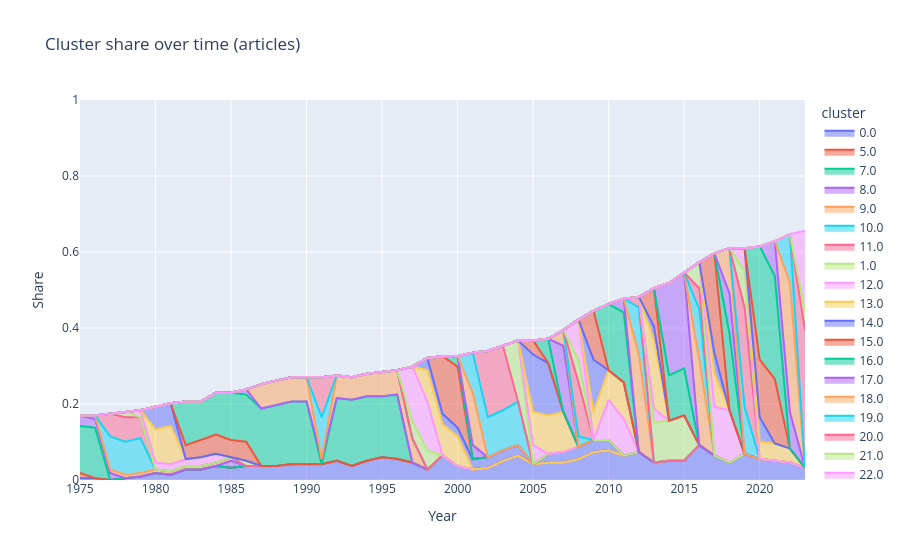

Notebook code cell kept with this figure:
### Code cell
import plotly.express as px

fig = px.area(
    df_stats_cluster,
    x="year",
    y="countries_share",
    color="cluster",
    title="Cluster share over time (articles)"
)

fig.update_layout(
    yaxis_range=[0, 1],
    xaxis_title="Year",
    yaxis_title="Share"
)

fig.show()

### Figure 1 — Plotly figure (JSON) as saved in the notebook; plotly's stock layout.template omitted (floating-point values rounded to 4 significant figures)
{"data": [{"fillpattern": {"shape": ""}, "hovertemplate": "cluster=0.0<br>year=%{x}<br>countries_share=%{y}<extra></extra>", "legendgroup": "0.0", "line": {"color": "#636efa"}, "marker": {"symbol": "circle"}, "mode": "lines", "name": "0.0", "orientation": "v", "showlegend": true, "stackgroup": "1", "type": "scatter", "x": [1975, 1976, 1978, 1979, 1980, 1981, 1982, 1983, 1984, 1985, 1986, 1987, 1988, 1989, 1990, 1991, 1992, 1993, 1994, 1995, 1996, 1997, 1998, 1999, 2000, 2001, 2002, 2003, 2004, 2005, 2006, 2007, 2008, 2009, 2010, 2011, 2012, 2013, 2014, 2015, 2016, 2017, 2018, 2019, 2020, 2021, 2022, 2023], "xaxis": "x", "y": [0.004587, 0.004587, 0.004587, 0.009174, 0.01835, 0.01376, 0.02752, 0.02752, 0.0367, 0.03211, 0.0367, 0.0367, 0.0367, 0.04128, 0.04128, 0.04128, 0.05046, 0.0367, 0.05046, 0.05963, 0.05505, 0.04587, 0.02752, 0.06422, 0.0367, 0.02752, 0.03211, 0.05046, 0.06422, 0.04128, 0.04587, 0.04587, 0.05505, 0.07339, 0.07798, 0.06422, 0.07339, 0.04587, 0.05046, 0.05046, 0.09174, 0.06422, 0.04587, 0.06881, 0.05505, 0.05046, 0.04587, 0.03211], "yaxis": "y"}, {"fillpattern": {"shape": ""}, "hovertemplate": "cluster=5.0<br>year=%{x}<br>countries_share=%{y}<extra></extra>", "legendgroup": "5.0", "line": {"color": "#EF553B"}, "marker": {"symbol": "circle"}, "mode": "lines", "name": "5.0", "orientation": "v", "showlegend": true, "stackgroup": "1", "type": "scatter", "x": [1975], "xaxis": "x", "y": [0.01376], "yaxis": "y"}, {"fillpattern": {"shape": ""}, "hovertemplate": "cluster=7.0<br>year=%{x}<br>countries_share=%{y}<extra></extra>", "legendgroup": "7.0", "line": {"color": "#00cc96"}, "marker": {"symbol": "circle"}, "mode": "lines", "name": "7.0", "orientation": "v", "showlegend": true, "stackgroup": "1", "type": "scatter", "x": [1975, 1976], "xaxis": "x", "y": [0.1239, 0.133], "yaxis": "y"}, {"fillpattern": {"shape": ""}, "hovertemplate": "cluster=8.0<br>year=%{x}<br>countries_share=%{y}<extra></extra>", "legendgroup": "8.0", "line": {"color": "#ab63fa"}, "marker": {"symbol": "circle"}, "mode": "lines", "name": "8.0", "orientation": "v", "showlegend": true, "stackgroup": "1", "type": "scatter", "x": [1975, 1976, 1977, 1985], "xaxis": "x", "y": [0.02752, 0.02294, 0.01835, 0.01835], "yaxis": "y"}, {"fillpattern": {"shape": ""}, "hovertemplate": "cluster=9.0<br>year=%{x}<br>countries_share=%{y}<extra></extra>", "legendgroup": "9.0", "line": {"color": "#FFA15A"}, "marker": {"symbol": "circle"}, "mode": "lines", "name": "9.0", "orientation": "v", "showlegend": true, "stackgroup": "1", "type": "scatter", "x": [1976, 1977, 1978, 1979, 1980, 1981, 1982, 1983, 1984, 1985], "xaxis": "x", "y": [0.009174, 0.009174, 0.009174, 0.009174, 0.009174, 0.009174, 0.009174, 0.009174, 0.009174, 0.009174], "yaxis": "y"}, {"fillpattern": {"shape": ""}, "hovertemplate": "cluster=10.0<br>year=%{x}<br>countries_share=%{y}<extra></extra>", "legendgroup": "10.0", "line": {"color": "#19d3f3"}, "marker": {"symbol": "circle"}, "mode": "lines", "name": "10.0", "orientation": "v", "showlegend": true, "stackgroup": "1", "type": "scatter", "x": [1977, 1978, 1979], "xaxis": "x", "y": [0.08716, 0.08716, 0.09174], "yaxis": "y"}, {"fillpattern": {"shape": ""}, "hovertemplate": "cluster=11.0<br>year=%{x}<br>countries_share=%{y}<extra></extra>", "legendgroup": "11.0", "line": {"color": "#FF6692"}, "marker": {"symbol": "circle"}, "mode": "lines", "name": "11.0", "orientation": "v", "showlegend": true, "stackgroup": "1", "type": "scatter", "x": [1977, 1978, 1979], "xaxis": "x", "y": [0.05963, 0.06422, 0.05505], "yaxis": "y"}, {"fillpattern": {"shape": ""}, "hovertemplate": "cluster=1.0<br>year=%{x}<br>countries_share=%{y}<extra></extra>", "legendgroup": "1.0", "line": {"color": "#B6E880"}, "marker": {"symbol": "circle"}, "mode": "lines", "name": "1.0", "orientation": "v", "showlegend": true, "stackgroup": "1", "type": "scatter", "x": [1978, 1986], "xaxis": "x", "y": [0.01376, 0.01376], "yaxis": "y"}, {"fillpattern": {"shape": ""}, "hovertemplate": "cluster=12.0<br>year=%{x}<br>countries_share=%{y}<extra></extra>", "legendgroup": "12.0", "line": {"color": "#FF97FF"}, "marker": {"symbol": "circle"}, "mode": "lines", "name": "12.0", "orientation": "v", "showlegend": true, "stackgroup": "1", "type": "scatter", "x": [1979, 1980, 1981, 1982, 1983, 1984], "xaxis": "x", "y": [0.01835, 0.01835, 0.01835, 0.01835, 0.02294, 0.02294], "yaxis": "y"}, {"fillpattern": {"shape": ""}, "hovertemplate": "cluster=13.0<br>year=%{x}<br>countries_share=%{y}<extra></extra>", "legendgroup": "13.0", "line": {"color": "#FECB52"}, "marker": {"symbol": "circle"}, "mode": "lines", "name": "13.0", "orientation": "v", "showlegend": true, "stackgroup": "1", "type": "scatter", "x": [1980, 1981], "xaxis": "x", "y": [0.08716, 0.1009], "yaxis": "y"}, {"fillpattern": {"shape": ""}, "hovertemplate": "cluster=14.0<br>year=%{x}<br>countries_share=%{y}<extra></extra>", "legendgroup": "14.0", "line": {"color": "#636efa"}, "marker": {"symbol": "circle"}, "mode": "lines", "name": "14.0", "orientation": "v", "showlegend": true, "stackgroup": "1", "type": "scatter", "x": [1980, 1981], "xaxis": "x", "y": [0.05963, 0.05963], "yaxis": "y"}, {"fillpattern": {"shape": ""}, "hovertemplate": "cluster=15.0<br>year=%{x}<br>countries_share=%{y}<extra></extra>", "legendgroup": "15.0", "line": {"color": "#EF553B"}, "marker": {"symbol": "circle"}, "mode": "lines", "name": "15.0", "orientation": "v", "showlegend": true, "stackgroup": "1", "type": "scatter", "x": [1982, 1983, 1984, 1985, 1986], "xaxis": "x", "y": [0.0367, 0.04587, 0.05046, 0.04587, 0.05046], "yaxis": "y"}, {"fillpattern": {"shape": ""}, "hovertemplate": "cluster=16.0<br>year=%{x}<br>countries_share=%{y}<extra></extra>", "legendgroup": "16.0", "line": {"color": "#00cc96"}, "marker": {"symbol": "circle"}, "mode": "lines", "name": "16.0", "orientation": "v", "showlegend": true, "stackgroup": "1", "type": "scatter", "x": [1982, 1983, 1984, 1985, 1986, 1987, 1988, 1989, 1990, 1992, 1993, 1994, 1995, 1996], "xaxis": "x", "y": [0.1147, 0.1009, 0.1101, 0.1239, 0.1239, 0.1514, 0.1606, 0.1651, 0.1651, 0.1651, 0.1743, 0.1697, 0.1606, 0.1697], "yaxis": "y"}, {"fillpattern": {"shape": ""}, "hovertemplate": "cluster=17.0<br>year=%{x}<br>countries_share=%{y}<extra></extra>", "legendgroup": "17.0", "line": {"color": "#ab63fa"}, "marker": {"symbol": "circle"}, "mode": "lines", "name": "17.0", "orientation": "v", "showlegend": true, "stackgroup": "1", "type": "scatter", "x": [1986, 1991], "xaxis": "x", "y": [0.01376, 0.01376], "yaxis": "y"}, {"fillpattern": {"shape": ""}, "hovertemplate": "cluster=18.0<br>year=%{x}<br>countries_share=%{y}<extra></extra>", "legendgroup": "18.0", "line": {"color": "#FFA15A"}, "marker": {"symbol": "circle"}, "mode": "lines", "name": "18.0", "orientation": "v", "showlegend": true, "stackgroup": "1", "type": "scatter", "x": [1987, 1988, 1989, 1990, 1992, 1993, 1994, 1995, 1996, 1997], "xaxis": "x", "y": [0.06422, 0.06422, 0.06422, 0.06422, 0.05963, 0.05963, 0.05963, 0.06422, 0.06422, 0.06422], "yaxis": "y"}, {"fillpattern": {"shape": ""}, "hovertemplate": "cluster=19.0<br>year=%{x}<br>countries_share=%{y}<extra></extra>", "legendgroup": "19.0", "line": {"color": "#19d3f3"}, "marker": {"symbol": "circle"}, "mode": "lines", "name": "19.0", "orientation": "v", "showlegend": true, "stackgroup": "1", "type": "scatter", "x": [1991], "xaxis": "x", "y": [0.1101], "yaxis": "y"}, {"fillpattern": {"shape": ""}, "hovertemplate": "cluster=20.0<br>year=%{x}<br>countries_share=%{y}<extra></extra>", "legendgroup": "20.0", "line": {"color": "#FF6692"}, "marker": {"symbol": "circle"}, "mode": "lines", "name": "20.0", "orientation": "v", "showlegend": true, "stackgroup": "1", "type": "scatter", "x": [1991], "xaxis": "x", "y": [0.1055], "yaxis": "y"}, {"fillpattern": {"shape": ""}, "hovertemplate": "cluster=21.0<br>year=%{x}<br>countries_share=%{y}<extra></extra>", "legendgroup": "21.0", "line": {"color": "#B6E880"}, "marker": {"symbol": "circle"}, "mode": "lines", "name": "21.0", "orientation": "v", "showlegend": true, "stackgroup": "1", "type": "scatter", "x": [1997, 1998], "xaxis": "x", "y": [0.04587, 0.05046], "yaxis": "y"}, {"fillpattern": {"shape": ""}, "hovertemplate": "cluster=22.0<br>year=%{x}<br>countries_share=%{y}<extra></extra>", "legendgroup": "22.0", "line": {"color": "#FF97FF"}, "marker": {"symbol": "circle"}, "mode": "lines", "name": "22.0", "orientation": "v", "showlegend": true, "stackgroup": "1", "type": "scatter", "x": [1997, 1998], "xaxis": "x", "y": [0.1422, 0.1284], "yaxis": "y"}, {"fillpattern": {"shape": ""}, "hovertemplate": "cluster=23.0<br>year=%{x}<br>countries_share=%{y}<extra></extra>", "legendgroup": "23.0", "line": {"color": "#FECB52"}, "marker": {"symbol": "circle"}, "mode": "lines", "name": "23.0", "orientation": "v", "showlegend": true, "stackgroup": "1", "type": "scatter", "x": [1998, 1999, 2000], "xaxis": "x", "y": [0.08257, 0.08257, 0.07798], "yaxis": "y"}, {"fillpattern": {"shape": ""}, "hovertemplate": "cluster=24.0<br>year=%{x}<br>countries_share=%{y}<extra></extra>", "legendgroup": "24.0", "line": {"color": "#636efa"}, "marker": {"symbol": "circle"}, "mode": "lines", "name": "24.0", "orientation": "v", "showlegend": true, "stackgroup": "1", "type": "scatter", "x": [1998, 1999, 2000, 2001, 2002, 2003, 2004, 2006, 2007, 2008, 2009, 2010], "xaxis": "x", "y": [0.03211, 0.02752, 0.02294, 0.02752, 0.02752, 0.02752, 0.02752, 0.02294, 0.02752, 0.03211, 0.03211, 0.02752], "yaxis": "y"}, {"fillpattern": {"shape": ""}, "hovertemplate": "cluster=25.0<br>year=%{x}<br>countries_share=%{y}<extra></extra>", "legendgroup": "25.0", "line": {"color": "#EF553B"}, "marker": {"symbol": "circle"}, "mode": "lines", "name": "25.0", "orientation": "v", "showlegend": true, "stackgroup": "1", "type": "scatter", "x": [1999, 2000], "xaxis": "x", "y": [0.1514, 0.1606], "yaxis": "y"}, {"fillpattern": {"shape": ""}, "hovertemplate": "cluster=26.0<br>year=%{x}<br>countries_share=%{y}<extra></extra>", "legendgroup": "26.0", "line": {"color": "#00cc96"}, "marker": {"symbol": "circle"}, "mode": "lines", "name": "26.0", "orientation": "v", "showlegend": true, "stackgroup": "1", "type": "scatter", "x": [2000], "xaxis": "x", "y": [0.02752], "yaxis": "y"}, {"fillpattern": {"shape": ""}, "hovertemplate": "cluster=27.0<br>year=%{x}<br>countries_share=%{y}<extra></extra>", "legendgroup": "27.0", "line": {"color": "#ab63fa"}, "marker": {"symbol": "circle"}, "mode": "lines", "name": "27.0", "orientation": "v", "showlegend": true, "stackgroup": "1", "type": "scatter", "x": [2001], "xaxis": "x", "y": [0.0367], "yaxis": "y"}, {"fillpattern": {"shape": ""}, "hovertemplate": "cluster=28.0<br>year=%{x}<br>countries_share=%{y}<extra></extra>", "legendgroup": "28.0", "line": {"color": "#FFA15A"}, "marker": {"symbol": "circle"}, "mode": "lines", "name": "28.0", "orientation": "v", "showlegend": true, "stackgroup": "1", "type": "scatter", "x": [2001], "xaxis": "x", "y": [0.1376], "yaxis": "y"}, {"fillpattern": {"shape": ""}, "hovertemplate": "cluster=29.0<br>year=%{x}<br>countries_share=%{y}<extra></extra>", "legendgroup": "29.0", "line": {"color": "#19d3f3"}, "marker": {"symbol": "circle"}, "mode": "lines", "name": "29.0", "orientation": "v", "showlegend": true, "stackgroup": "1", "type": "scatter", "x": [2001, 2002, 2003, 2004], "xaxis": "x", "y": [0.1055, 0.1055, 0.1055, 0.1147], "yaxis": "y"}, {"fillpattern": {"shape": ""}, "hovertemplate": "cluster=30.0<br>year=%{x}<br>countries_share=%{y}<extra></extra>", "legendgroup": "30.0", "line": {"color": "#FF6692"}, "marker": {"symbol": "circle"}, "mode": "lines", "name": "30.0", "orientation": "v", "showlegend": true, "stackgroup": "1", "type": "scatter", "x": [2002, 2003], "xaxis": "x", "y": [0.1743, 0.1697], "yaxis": "y"}, {"fillpattern": {"shape": ""}, "hovertemplate": "cluster=31.0<br>year=%{x}<br>countries_share=%{y}<extra></extra>", "legendgroup": "31.0", "line": {"color": "#B6E880"}, "marker": {"symbol": "circle"}, "mode": "lines", "name": "31.0", "orientation": "v", "showlegend": true, "stackgroup": "1", "type": "scatter", "x": [2004], "xaxis": "x", "y": [0.1606], "yaxis": "y"}, {"fillpattern": {"shape": ""}, "hovertemplate": "cluster=32.0<br>year=%{x}<br>countries_share=%{y}<extra></extra>", "legendgroup": "32.0", "line": {"color": "#FF97FF"}, "marker": {"symbol": "circle"}, "mode": "lines", "name": "32.0", "orientation": "v", "showlegend": true, "stackgroup": "1", "type": "scatter", "x": [2005], "xaxis": "x", "y": [0.05046], "yaxis": "y"}, {"fillpattern": {"shape": ""}, "hovertemplate": "cluster=33.0<br>year=%{x}<br>countries_share=%{y}<extra></extra>", "legendgroup": "33.0", "line": {"color": "#FECB52"}, "marker": {"symbol": "circle"}, "mode": "lines", "name": "33.0", "orientation": "v", "showlegend": true, "stackgroup": "1", "type": "scatter", "x": [2005, 2006, 2007], "xaxis": "x", "y": [0.08716, 0.1009, 0.1055], "yaxis": "y"}, {"fillpattern": {"shape": ""}, "hovertemplate": "cluster=34.0<br>year=%{x}<br>countries_share=%{y}<extra></extra>", "legendgroup": "34.0", "line": {"color": "#636efa"}, "marker": {"symbol": "circle"}, "mode": "lines", "name": "34.0", "orientation": "v", "showlegend": true, "stackgroup": "1", "type": "scatter", "x": [2005, 2006], "xaxis": "x", "y": [0.1514, 0.1376], "yaxis": "y"}, {"fillpattern": {"shape": ""}, "hovertemplate": "cluster=35.0<br>year=%{x}<br>countries_share=%{y}<extra></extra>", "legendgroup": "35.0", "line": {"color": "#EF553B"}, "marker": {"symbol": "circle"}, "mode": "lines", "name": "35.0", "orientation": "v", "showlegend": true, "stackgroup": "1", "type": "scatter", "x": [2005], "xaxis": "x", "y": [0.0367], "yaxis": "y"}, {"fillpattern": {"shape": ""}, "hovertemplate": "cluster=36.0<br>year=%{x}<br>countries_share=%{y}<extra></extra>", "legendgroup": "36.0", "line": {"color": "#00cc96"}, "marker": {"symbol": "circle"}, "mode": "lines", "name": "36.0", "orientation": "v", "showlegend": true, "stackgroup": "1", "type": "scatter", "x": [2006], "xaxis": "x", "y": [0.06422], "yaxis": "y"}, {"fillpattern": {"shape": ""}, "hovertemplate": "cluster=37.0<br>year=%{x}<br>countries_share=%{y}<extra></extra>", "legendgroup": "37.0", "line": {"color": "#ab63fa"}, "marker": {"symbol": "circle"}, "mode": "lines", "name": "37.0", "orientation": "v", "showlegend": true, "stackgroup": "1", "type": "scatter", "x": [2007], "xaxis": "x", "y": [0.1743], "yaxis": "y"}, {"fillpattern": {"shape": ""}, "hovertemplate": "cluster=38.0<br>year=%{x}<br>countries_share=%{y}<extra></extra>", "legendgroup": "38.0", "line": {"color": "#FFA15A"}, "marker": {"symbol": "circle"}, "mode": "lines", "name": "38.0", "orientation": "v", "showlegend": true, "stackgroup": "1", "type": "scatter", "x": [2007], "xaxis": "x", "y": [0.04128], "yaxis": "y"}, {"fillpattern": {"shape": ""}, "hovertemplate": "cluster=39.0<br>year=%{x}<br>countries_share=%{y}<extra></extra>", "legendgroup": "39.0", "line": {"color": "#19d3f3"}, "marker": {"symbol": "circle"}, "mode": "lines", "name": "39.0", "orientation": "v", "showlegend": true, "stackgroup": "1", "type": "scatter", "x": [2008], "xaxis": "x", "y": [0.02752], "yaxis": "y"}, {"fillpattern": {"shape": ""}, "hovertemplate": "cluster=40.0<br>year=%{x}<br>countries_share=%{y}<extra></extra>", "legendgroup": "40.0", "line": {"color": "#FF6692"}, "marker": {"symbol": "circle"}, "mode": "lines", "name": "40.0", "orientation": "v", "showlegend": true, "stackgroup": "1", "type": "scatter", "x": [2008], "xaxis": "x", "y": [0.1422], "yaxis": "y"}, {"fillpattern": {"shape": ""}, "hovertemplate": "cluster=41.0<br>year=%{x}<br>countries_share=%{y}<extra></extra>", "legendgroup": "41.0", "line": {"color": "#B6E880"}, "marker": {"symbol": "circle"}, "mode": "lines", "name": "41.0", "orientation": "v", "showlegend": true, "stackgroup": "1", "type": "scatter", "x": [2008], "xaxis": "x", "y": [0.05963], "yaxis": "y"}, {"fillpattern": {"shape": ""}, "hovertemplate": "cluster=42.0<br>year=%{x}<br>countries_share=%{y}<extra></extra>", "legendgroup": "42.0", "line": {"color": "#FF97FF"}, "marker": {"symbol": "circle"}, "mode": "lines", "name": "42.0", "orientation": "v", "showlegend": true, "stackgroup": "1", "type": "scatter", "x": [2008, 2010, 2011], "xaxis": "x", "y": [0.1055, 0.1055, 0.09633], "yaxis": "y"}, {"fillpattern": {"shape": ""}, "hovertemplate": "cluster=43.0<br>year=%{x}<br>countries_share=%{y}<extra></extra>", "legendgroup": "43.0", "line": {"color": "#FECB52"}, "marker": {"symbol": "circle"}, "mode": "lines", "name": "43.0", "orientation": "v", "showlegend": true, "stackgroup": "1", "type": "scatter", "x": [2009, 2010, 2011], "xaxis": "x", "y": [0.07339, 0.07798, 0.09633], "yaxis": "y"}, {"fillpattern": {"shape": ""}, "hovertemplate": "cluster=44.0<br>year=%{x}<br>countries_share=%{y}<extra></extra>", "legendgroup": "44.0", "line": {"color": "#636efa"}, "marker": {"symbol": "circle"}, "mode": "lines", "name": "44.0", "orientation": "v", "showlegend": true, "stackgroup": "1", "type": "scatter", "x": [2009], "xaxis": "x", "y": [0.1376], "yaxis": "y"}, {"fillpattern": {"shape": ""}, "hovertemplate": "cluster=45.0<br>year=%{x}<br>countries_share=%{y}<extra></extra>", "legendgroup": "45.0", "line": {"color": "#EF553B"}, "marker": {"symbol": "circle"}, "mode": "lines", "name": "45.0", "orientation": "v", "showlegend": true, "stackgroup": "1", "type": "scatter", "x": [2009], "xaxis": "x", "y": [0.1284], "yaxis": "y"}, {"fillpattern": {"shape": ""}, "hovertemplate": "cluster=46.0<br>year=%{x}<br>countries_share=%{y}<extra></extra>", "legendgroup": "46.0", "line": {"color": "#00cc96"}, "marker": {"symbol": "circle"}, "mode": "lines", "name": "46.0", "orientation": "v", "showlegend": true, "stackgroup": "1", "type": "scatter", "x": [2010, 2011], "xaxis": "x", "y": [0.1743, 0.1835], "yaxis": "y"}, {"fillpattern": {"shape": ""}, "hovertemplate": "cluster=47.0<br>year=%{x}<br>countries_share=%{y}<extra></extra>", "legendgroup": "47.0", "line": {"color": "#ab63fa"}, "marker": {"symbol": "circle"}, "mode": "lines", "name": "47.0", "orientation": "v", "showlegend": true, "stackgroup": "1", "type": "scatter", "x": [2011], "xaxis": "x", "y": [0.0367], "yaxis": "y"}, {"fillpattern": {"shape": ""}, "hovertemplate": "cluster=48.0<br>year=%{x}<br>countries_share=%{y}<extra></extra>", "legendgroup": "48.0", "line": {"color": "#FFA15A"}, "marker": {"symbol": "circle"}, "mode": "lines", "name": "48.0", "orientation": "v", "showlegend": true, "stackgroup": "1", "type": "scatter", "x": [2012], "xaxis": "x", "y": [0.2569], "yaxis": "y"}, {"fillpattern": {"shape": ""}, "hovertemplate": "cluster=49.0<br>year=%{x}<br>countries_share=%{y}<extra></extra>", "legendgroup": "49.0", "line": {"color": "#19d3f3"}, "marker": {"symbol": "circle"}, "mode": "lines", "name": "49.0", "orientation": "v", "showlegend": true, "stackgroup": "1", "type": "scatter", "x": [2012], "xaxis": "x", "y": [0.1239], "yaxis": "y"}, {"fillpattern": {"shape": ""}, "hovertemplate": "cluster=50.0<br>year=%{x}<br>countries_share=%{y}<extra></extra>", "legendgroup": "50.0", "line": {"color": "#FF6692"}, "marker": {"symbol": "circle"}, "mode": "lines", "name": "50.0", "orientation": "v", "showlegend": true, "stackgroup": "1", "type": "scatter", "x": [2012], "xaxis": "x", "y": [0.02752], "yaxis": "y"}, {"fillpattern": {"shape": ""}, "hovertemplate": "cluster=51.0<br>year=%{x}<br>countries_share=%{y}<extra></extra>", "legendgroup": "51.0", "line": {"color": "#B6E880"}, "marker": {"symbol": "circle"}, "mode": "lines", "name": "51.0", "orientation": "v", "showlegend": true, "stackgroup": "1", "type": "scatter", "x": [2013, 2014, 2015], "xaxis": "x", "y": [0.1055, 0.1055, 0.1193], "yaxis": "y"}, {"fillpattern": {"shape": ""}, "hovertemplate": "cluster=52.0<br>year=%{x}<br>countries_share=%{y}<extra></extra>", "legendgroup": "52.0", "line": {"color": "#FF97FF"}, "marker": {"symbol": "circle"}, "mode": "lines", "name": "52.0", "orientation": "v", "showlegend": true, "stackgroup": "1", "type": "scatter", "x": [2013], "xaxis": "x", "y": [0.0367], "yaxis": "y"}, {"fillpattern": {"shape": ""}, "hovertemplate": "cluster=53.0<br>year=%{x}<br>countries_share=%{y}<extra></extra>", "legendgroup": "53.0", "line": {"color": "#FECB52"}, "marker": {"symbol": "circle"}, "mode": "lines", "name": "53.0", "orientation": "v", "showlegend": true, "stackgroup": "1", "type": "scatter", "x": [2013], "xaxis": "x", "y": [0.1789], "yaxis": "y"}, {"fillpattern": {"shape": ""}, "hovertemplate": "cluster=54.0<br>year=%{x}<br>countries_share=%{y}<extra></extra>", "legendgroup": "54.0", "line": {"color": "#636efa"}, "marker": {"symbol": "circle"}, "mode": "lines", "name": "54.0", "orientation": "v", "showlegend": true, "stackgroup": "1", "type": "scatter", "x": [2013], "xaxis": "x", "y": [0.0367], "yaxis": "y"}, {"fillpattern": {"shape": ""}, "hovertemplate": "cluster=55.0<br>year=%{x}<br>countries_share=%{y}<extra></extra>", "legendgroup": "55.0", "line": {"color": "#EF553B"}, "marker": {"symbol": "circle"}, "mode": "lines", "name": "55.0", "orientation": "v", "showlegend": true, "stackgroup": "1", "type": "scatter", "x": [2013], "xaxis": "x", "y": [0.1009], "yaxis": "y"}, {"fillpattern": {"shape": ""}, "hovertemplate": "cluster=56.0<br>year=%{x}<br>countries_share=%{y}<extra></extra>", "legendgroup": "56.0", "line": {"color": "#00cc96"}, "marker": {"symbol": "circle"}, "mode": "lines", "name": "56.0", "orientation": "v", "showlegend": true, "stackgroup": "1", "type": "scatter", "x": [2014, 2015], "xaxis": "x", "y": [0.1193, 0.1239], "yaxis": "y"}, {"fillpattern": {"shape": ""}, "hovertemplate": "cluster=57.0<br>year=%{x}<br>countries_share=%{y}<extra></extra>", "legendgroup": "57.0", "line": {"color": "#ab63fa"}, "marker": {"symbol": "circle"}, "mode": "lines", "name": "57.0", "orientation": "v", "showlegend": true, "stackgroup": "1", "type": "scatter", "x": [2014, 2015], "xaxis": "x", "y": [0.2431, 0.2523], "yaxis": "y"}, {"fillpattern": {"shape": ""}, "hovertemplate": "cluster=58.0<br>year=%{x}<br>countries_share=%{y}<extra></extra>", "legendgroup": "58.0", "line": {"color": "#FFA15A"}, "marker": {"symbol": "circle"}, "mode": "lines", "name": "58.0", "orientation": "v", "showlegend": true, "stackgroup": "1", "type": "scatter", "x": [2016], "xaxis": "x", "y": [0.2248], "yaxis": "y"}, {"fillpattern": {"shape": ""}, "hovertemplate": "cluster=59.0<br>year=%{x}<br>countries_share=%{y}<extra></extra>", "legendgroup": "59.0", "line": {"color": "#19d3f3"}, "marker": {"symbol": "circle"}, "mode": "lines", "name": "59.0", "orientation": "v", "showlegend": true, "stackgroup": "1", "type": "scatter", "x": [2016], "xaxis": "x", "y": [0.133], "yaxis": "y"}, {"fillpattern": {"shape": ""}, "hovertemplate": "cluster=60.0<br>year=%{x}<br>countries_share=%{y}<extra></extra>", "legendgroup": "60.0", "line": {"color": "#FF6692"}, "marker": {"symbol": "circle"}, "mode": "lines", "name": "60.0", "orientation": "v", "showlegend": true, "stackgroup": "1", "type": "scatter", "x": [2016], "xaxis": "x", "y": [0.05505], "yaxis": "y"}, {"fillpattern": {"shape": ""}, "hovertemplate": "cluster=61.0<br>year=%{x}<br>countries_share=%{y}<extra></extra>", "legendgroup": "61.0", "line": {"color": "#B6E880"}, "marker": {"symbol": "circle"}, "mode": "lines", "name": "61.0", "orientation": "v", "showlegend": true, "stackgroup": "1", "type": "scatter", "x": [2016], "xaxis": "x", "y": [0.06881], "yaxis": "y"}, {"fillpattern": {"shape": ""}, "hovertemplate": "cluster=62.0<br>year=%{x}<br>countries_share=%{y}<extra></extra>", "legendgroup": "62.0", "line": {"color": "#FF97FF"}, "marker": {"symbol": "circle"}, "mode": "lines", "name": "62.0", "orientation": "v", "showlegend": true, "stackgroup": "1", "type": "scatter", "x": [2017, 2018], "xaxis": "x", "y": [0.1284, 0.1376], "yaxis": "y"}, {"fillpattern": {"shape": ""}, "hovertemplate": "cluster=63.0<br>year=%{x}<br>countries_share=%{y}<extra></extra>", "legendgroup": "63.0", "line": {"color": "#FECB52"}, "marker": {"symbol": "circle"}, "mode": "lines", "name": "63.0", "orientation": "v", "showlegend": true, "stackgroup": "1", "type": "scatter", "x": [2017], "xaxis": "x", "y": [0.08716], "yaxis": "y"}, {"fillpattern": {"shape": ""}, "hovertemplate": "cluster=64.0<br>year=%{x}<br>countries_share=%{y}<extra></extra>", "legendgroup": "64.0", "line": {"color": "#636efa"}, "marker": {"symbol": "circle"}, "mode": "lines", "name": "64.0", "orientation": "v", "showlegend": true, "stackgroup": "1", "type": "scatter", "x": [2017], "xaxis": "x", "y": [0.05505], "yaxis": "y"}, {"fillpattern": {"shape": ""}, "hovertemplate": "cluster=65.0<br>year=%{x}<br>countries_share=%{y}<extra></extra>", "legendgroup": "65.0", "line": {"color": "#EF553B"}, "marker": {"symbol": "circle"}, "mode": "lines", "name": "65.0", "orientation": "v", "showlegend": true, "stackgroup": "1", "type": "scatter", "x": [2017], "xaxis": "x", "y": [0.2615], "yaxis": "y"}, {"fillpattern": {"shape": ""}, "hovertemplate": "cluster=66.0<br>year=%{x}<br>countries_share=%{y}<extra></extra>", "legendgroup": "66.0", "line": {"color": "#00cc96"}, "marker": {"symbol": "circle"}, "mode": "lines", "name": "66.0", "orientation": "v", "showlegend": true, "stackgroup": "1", "type": "scatter", "x": [2018], "xaxis": "x", "y": [0.2018], "yaxis": "y"}, {"fillpattern": {"shape": ""}, "hovertemplate": "cluster=67.0<br>year=%{x}<br>countries_share=%{y}<extra></extra>", "legendgroup": "67.0", "line": {"color": "#ab63fa"}, "marker": {"symbol": "circle"}, "mode": "lines", "name": "67.0", "orientation": "v", "showlegend": true, "stackgroup": "1", "type": "scatter", "x": [2018], "xaxis": "x", "y": [0.1055], "yaxis": "y"}, {"fillpattern": {"shape": ""}, "hovertemplate": "cluster=68.0<br>year=%{x}<br>countries_share=%{y}<extra></extra>", "legendgroup": "68.0", "line": {"color": "#FFA15A"}, "marker": {"symbol": "circle"}, "mode": "lines", "name": "68.0", "orientation": "v", "showlegend": true, "stackgroup": "1", "type": "scatter", "x": [2018], "xaxis": "x", "y": [0.1193], "yaxis": "y"}, {"fillpattern": {"shape": ""}, "hovertemplate": "cluster=69.0<br>year=%{x}<br>countries_share=%{y}<extra></extra>", "legendgroup": "69.0", "line": {"color": "#19d3f3"}, "marker": {"symbol": "circle"}, "mode": "lines", "name": "69.0", "orientation": "v", "showlegend": true, "stackgroup": "1", "type": "scatter", "x": [2019], "xaxis": "x", "y": [0.1239], "yaxis": "y"}, {"fillpattern": {"shape": ""}, "hovertemplate": "cluster=70.0<br>year=%{x}<br>countries_share=%{y}<extra></extra>", "legendgroup": "70.0", "line": {"color": "#FF6692"}, "marker": {"symbol": "circle"}, "mode": "lines", "name": "70.0", "orientation": "v", "showlegend": true, "stackgroup": "1", "type": "scatter", "x": [2019], "xaxis": "x", "y": [0.2615], "yaxis": "y"}, {"fillpattern": {"shape": ""}, "hovertemplate": "cluster=71.0<br>year=%{x}<br>countries_share=%{y}<extra></extra>", "legendgroup": "71.0", "line": {"color": "#B6E880"}, "marker": {"symbol": "circle"}, "mode": "lines", "name": "71.0", "orientation": "v", "showlegend": true, "stackgroup": "1", "type": "scatter", "x": [2019], "xaxis": "x", "y": [0.09633], "yaxis": "y"}, {"fillpattern": {"shape": ""}, "hovertemplate": "cluster=72.0<br>year=%{x}<br>countries_share=%{y}<extra></extra>", "legendgroup": "72.0", "line": {"color": "#FF97FF"}, "marker": {"symbol": "circle"}, "mode": "lines", "name": "72.0", "orientation": "v", "showlegend": true, "stackgroup": "1", "type": "scatter", "x": [2019], "xaxis": "x", "y": [0.05963], "yaxis": "y"}, {"fillpattern": {"shape": ""}, "hovertemplate": "cluster=73.0<br>year=%{x}<br>countries_share=%{y}<extra></extra>", "legendgroup": "73.0", "line": {"color": "#FECB52"}, "marker": {"symbol": "circle"}, "mode": "lines", "name": "73.0", "orientation": "v", "showlegend": true, "stackgroup": "1", "type": "scatter", "x": [2020, 2021, 2022], "xaxis": "x", "y": [0.04587, 0.04587, 0.0367], "yaxis": "y"}, {"fillpattern": {"shape": ""}, "hovertemplate": "cluster=74.0<br>year=%{x}<br>countries_share=%{y}<extra></extra>", "legendgroup": "74.0", "line": {"color": "#636efa"}, "marker": {"symbol": "circle"}, "mode": "lines", "name": "74.0", "orientation": "v", "showlegend": true, "stackgroup": "1", "type": "scatter", "x": [2020], "xaxis": "x", "y": [0.06422], "yaxis": "y"}, {"fillpattern": {"shape": ""}, "hovertemplate": "cluster=75.0<br>year=%{x}<br>countries_share=%{y}<extra></extra>", "legendgroup": "75.0", "line": {"color": "#EF553B"}, "marker": {"symbol": "circle"}, "mode": "lines", "name": "75.0", "orientation": "v", "showlegend": true, "stackgroup": "1", "type": "scatter", "x": [2020, 2021], "xaxis": "x", "y": [0.1514, 0.1697], "yaxis": "y"}, {"fillpattern": {"shape": ""}, "hovertemplate": "cluster=76.0<br>year=%{x}<br>countries_share=%{y}<extra></extra>", "legendgroup": "76.0", "line": {"color": "#00cc96"}, "marker": {"symbol": "circle"}, "mode": "lines", "name": "76.0", "orientation": "v", "showlegend": true, "stackgroup": "1", "type": "scatter", "x": [2020, 2021], "xaxis": "x", "y": [0.2982, 0.2706], "yaxis": "y"}, {"fillpattern": {"shape": ""}, "hovertemplate": "cluster=77.0<br>year=%{x}<br>countries_share=%{y}<extra></extra>", "legendgroup": "77.0", "line": {"color": "#ab63fa"}, "marker": {"symbol": "circle"}, "mode": "lines", "name": "77.0", "orientation": "v", "showlegend": true, "stackgroup": "1", "type": "scatter", "x": [2021, 2022], "xaxis": "x", "y": [0.09174, 0.09633], "yaxis": "y"}, {"fillpattern": {"shape": ""}, "hovertemplate": "cluster=78.0<br>year=%{x}<br>countries_share=%{y}<extra></extra>", "legendgroup": "78.0", "line": {"color": "#FFA15A"}, "marker": {"symbol": "circle"}, "mode": "lines", "name": "78.0", "orientation": "v", "showlegend": true, "stackgroup": "1", "type": "scatter", "x": [2022], "xaxis": "x", "y": [0.3394], "yaxis": "y"}, {"fillpattern": {"shape": ""}, "hovertemplate": "cluster=79.0<br>year=%{x}<br>countries_share=%{y}<extra></extra>", "legendgroup": "79.0", "line": {"color": "#19d3f3"}, "marker": {"symbol": "circle"}, "mode": "lines", "name": "79.0", "orientation": "v", "showlegend": true, "stackgroup": "1", "type": "scatter", "x": [2022], "xaxis": "x", "y": [0.1284], "yaxis": "y"}, {"fillpattern": {"shape": ""}, "hovertemplate": "cluster=80.0<br>year=%{x}<br>countries_share=%{y}<extra></extra>", "legendgroup": "80.0", "line": {"color": "#FF6692"}, "marker": {"symbol": "circle"}, "mode": "lines", "name": "80.0", "orientation": "v", "showlegend": true, "stackgroup": "1", "type": "scatter", "x": [2023], "xaxis": "x", "y": [0.3624], "yaxis": "y"}, {"fillpattern": {"shape": ""}, "hovertemplate": "cluster=81.0<br>year=%{x}<br>countries_share=%{y}<extra></extra>", "legendgroup": "81.0", "line": {"color": "#B6E880"}, "marker": {"symbol": "circle"}, "mode": "lines", "name": "81.0", "orientation": "v", "showlegend": true, "stackgroup": "1", "type": "scatter", "x": [2023], "xaxis": "x", "y": [0.05046], "yaxis": "y"}, {"fillpattern": {"shape": ""}, "hovertemplate": "cluster=82.0<br>year=%{x}<br>countries_share=%{y}<extra></extra>", "legendgroup": "82.0", "line": {"color": "#FF97FF"}, "marker": {"symbol": "circle"}, "mode": "lines", "name": "82.0", "orientation": "v", "showlegend": true, "stackgroup": "1", "type": "scatter", "x": [2023], "xaxis": "x", "y": [0.211], "yaxis": "y"}], "layout": {"legend": {"title": {"text": "cluster"}, "tracegroupgap": 0}, "title": {"text": "Cluster share over time (articles)"}, "xaxis": {"anchor": "y", "domain": [0, 1], "title": {"text": "Year"}}, "yaxis": {"anchor": "x", "domain": [0, 1], "range": [0, 1], "title": {"text": "Share"}}}}
